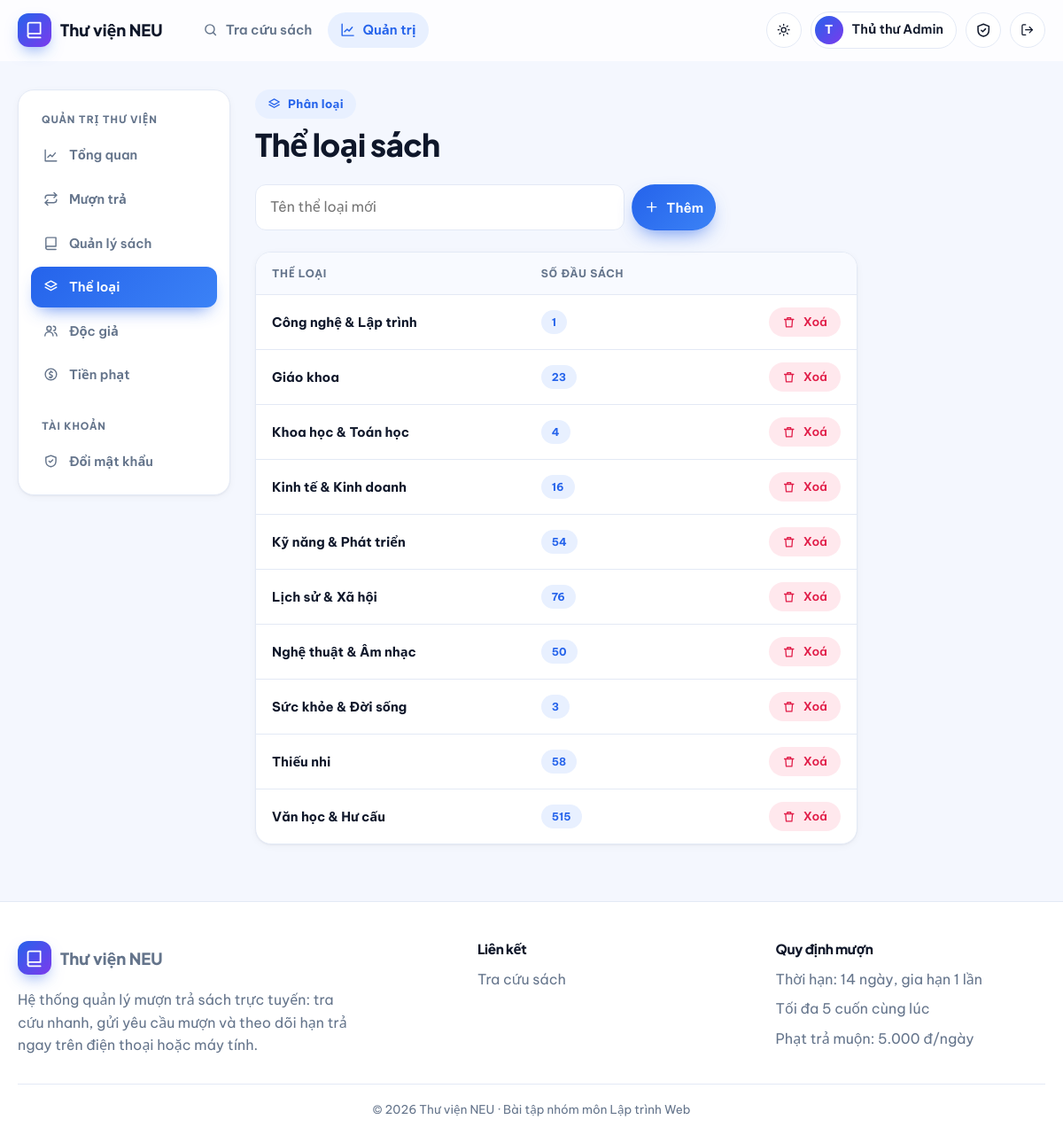
Page /admin/categories (signed in) on the committed database.
### app/models.py (models this page shows, shortened)
class User(UserMixin, db.Model):
    id = db.Column(db.Integer, primary_key=True)
    username = db.Column(db.String(50), unique=True, nullable=False, index=True)
    email = db.Column(db.String(120), unique=True, nullable=False)
    full_name = db.Column(db.String(100), nullable=False)
    student_code = db.Column(db.String(30))
    password_hash = db.Column(db.String(255), nullable=False)
    role = db.Column(db.String(20), nullable=False, default=ROLE_READER)
    active = db.Column(db.Boolean, nullable=False, default=True)
    created_at = db.Column(db.DateTime, default=datetime.now)
    loans = db.relationship("Loan", foreign_keys="Loan.user_id", back_populates="user")
    @property
    def is_active(self):  # Flask-Login: tài khoản bị khoá không đăng nhập được
        return self.active
    @property
    def is_admin(self):
        return self.role == ROLE_ADMIN

class Category(db.Model):
    id = db.Column(db.Integer, primary_key=True)
    name = db.Column(db.String(80), unique=True, nullable=False)
    books = db.relationship("Book", back_populates="category")

### app/blueprints/admin.py (the view, shortened to what this page needs)
@bp.route("/categories", methods=["GET", "POST"])
@admin_required
def categories():
    return render_template("admin/categories.html",
                           categories=Category.query.order_by(Category.name).all())

### app/blueprints/admin.py (called while the page is built)
def admin_required(fn):
    @wraps(fn)
    @login_required
    def wrapper(*a, **kw):
        if not current_user.is_admin:
            abort(403)
        return fn(*a, **kw)
    return wrapper

### app/models.py (called while the page is built)
@login_manager.user_loader
def load_user(user_id):
    return db.session.get(User, int(user_id))

### app/templates/admin/categories.html (shortened to what this page needs)
{% extends "admin/_layout.html" %}
{% from "macros.html" import csrf, icon, empty %}
{% block admin_content %}
<div class="page-head" data-reveal><div><span class="eyebrow">{{ icon('layers') }} Phân loại</span><h1 class="mt-1">Thể loại sách</h1></div></div>
<form method="post" class="flex gap-1 mb-3" style="max-width:520px" data-reveal>{{ csrf() }}
  <input name="name" class="input" placeholder="Tên thể loại mới" required><button class="btn btn-primary">{{ icon('plus') }} Thêm</button>
</form>
{% if categories %}
<div class="table-wrap" style="max-width:680px" data-reveal><table class="table" style="min-width:0">
  <thead><tr><th>Thể loại</th><th>Số đầu sách</th><th></th></tr></thead>
  {% for c in categories %}
  <tr><td><b>{{ c.name }}</b></td><td><span class="badge badge-primary badge-plain">{{ c.books|length }}</span></td>
    <td><div class="row-actions"><form method="post" action="{{ url_for('admin.category_delete', cat_id=c.id) }}" data-confirm="Xoá thể loại “{{ c.name }}”?">{{ csrf() }}<button class="btn btn-danger btn-sm">{{ icon('trash') }} Xoá</button></form></div></td></tr>
  {% endfor %}
</table></div>
{% else %}<div class="card">{{ empty('📂', 'Chưa có thể loại') }}</div>{% endif %}
{% endblock %}

### app/templates/macros.html (shortened to what this page needs)
{% macro icon(name) %}<svg class="icon" viewBox="0 0 24 24" aria-hidden="true">{{ _icons[name]|safe }}</svg>{% endmacro %}

### app/templates/base.html (shortened to what this page needs)
{% from "macros.html" import icon %}
<!doctype html>
<html lang="vi">
<head>
  <link rel="stylesheet" href="{{ url_for('static', filename='css/style.css') }}">
</head>
<body>
<header class="navbar">
  <div class="container nav-inner">
    <a class="brand" href="{{ url_for('main.index') }}"><span class="brand-mark">{{ icon('book') }}</span>Thư viện NEU</a>
    <nav class="nav-links" id="nav-links">
      <a class="nav-link {{ 'active' if request.endpoint in ('main.index','main.book_detail') }}" href="{{ url_for('main.index') }}">{{ icon('search') }} Tra cứu sách</a>
      {% if current_user.is_authenticated and current_user.is_admin %}
      <a class="nav-link {{ 'active' if request.blueprint == 'admin' }}" href="{{ url_for('admin.dashboard') }}">{{ icon('chart') }} Quản trị</a>
      {% endif %}
    </nav>
    <div class="nav-actions">
      <button class="icon-btn theme-toggle" type="button" aria-label="Đổi giao diện sáng/tối">
        <span class="sun">{{ icon('sun') }}</span><span class="moon">{{ icon('moon') }}</span>
      </button>
      {% if current_user.is_authenticated %}
        <div class="user-chip"><span class="avatar">{{ current_user.full_name[:1]|upper }}</span><span class="name">{{ current_user.full_name }}</span></div>
        <a class="icon-btn" href="{{ url_for('auth.change_password') }}" aria-label="Đổi mật khẩu" title="Đổi mật khẩu">{{ icon('shield') }}</a>
        <form method="post" action="{{ url_for('auth.logout') }}">
          <button class="icon-btn" aria-label="Đăng xuất" title="Đăng xuất">{{ icon('logout') }}</button>
        </form>
      {% else %}
        <a class="btn btn-ghost btn-sm" href="{{ url_for('auth.login') }}">Đăng nhập</a>
        <a class="btn btn-primary btn-sm" href="{{ url_for('auth.register') }}">Đăng ký</a>
      {% endif %}
    </div>
  </div>
</header>
<main>
  <div class="container">{% block content %}{% endblock %}</div>
</main>
<footer class="footer">
  <div class="container">
    <div class="footer-grid">
      <div>
        <a class="brand" href="{{ url_for('main.index') }}"><span class="brand-mark">{{ icon('book') }}</span>Thư viện NEU</a>
        <p class="muted mt-2" style="max-width:380px">Hệ thống quản lý mượn trả sách trực tuyến: tra cứu nhanh, gửi yêu cầu mượn và theo dõi hạn trả ngay trên điện thoại hoặc máy tính.</p>
      </div>
      <div><h4>Liên kết</h4><ul>
        <li><a href="{{ url_for('main.index') }}">Tra cứu sách</a></li>
      </ul></div>
      <div><h4>Quy định mượn</h4><ul class="muted">
        <li>Thời hạn: {{ config.LOAN_DAYS }} ngày, gia hạn {{ config.MAX_RENEWALS }} lần</li>
        <li>Tối đa {{ config.MAX_ACTIVE_LOANS }} cuốn cùng lúc</li>
        <li>Phạt trả muộn: {{ '{:,}'.format(config.FINE_PER_DAY).replace(',', '.') }} đ/ngày</li>
      </ul></div>
    </div>
    <div class="copy">© 2026 Thư viện NEU · Bài tập nhóm môn Lập trình Web</div>
  </div>
</footer>
</body>
</html>

### rows in the picture
User: full_name "T", full_name "Thủ thư Admin"
Category: name "Công nghệ & Lập trình", books|length "1"
Category: name "Giáo khoa", books|length "23"
Category: name "Khoa học & Toán học", books|length "4"
Category: name "Kinh tế & Kinh doanh", books|length "16"
Category: name "Kỹ năng & Phát triển", books|length "54"
Category: name "Lịch sử & Xã hội", books|length "76"
Category: name "Nghệ thuật & Âm nhạc", books|length "50"
Category: name "Sức khỏe & Đời sống", books|length "3"
Category: name "Thiếu nhi", books|length "58"
Category: name "Văn học & Hư cấu", books|length "515"

### other values in the picture
{{ config.LOAN_DAYS }} "14"
{{ config.MAX_RENEWALS }} "1"
{{ config.MAX_ACTIVE_LOANS }} "5"
{{ '{:,}'.format(config.FINE_PER_DAY).replace(',', '.') }} "5.000"
